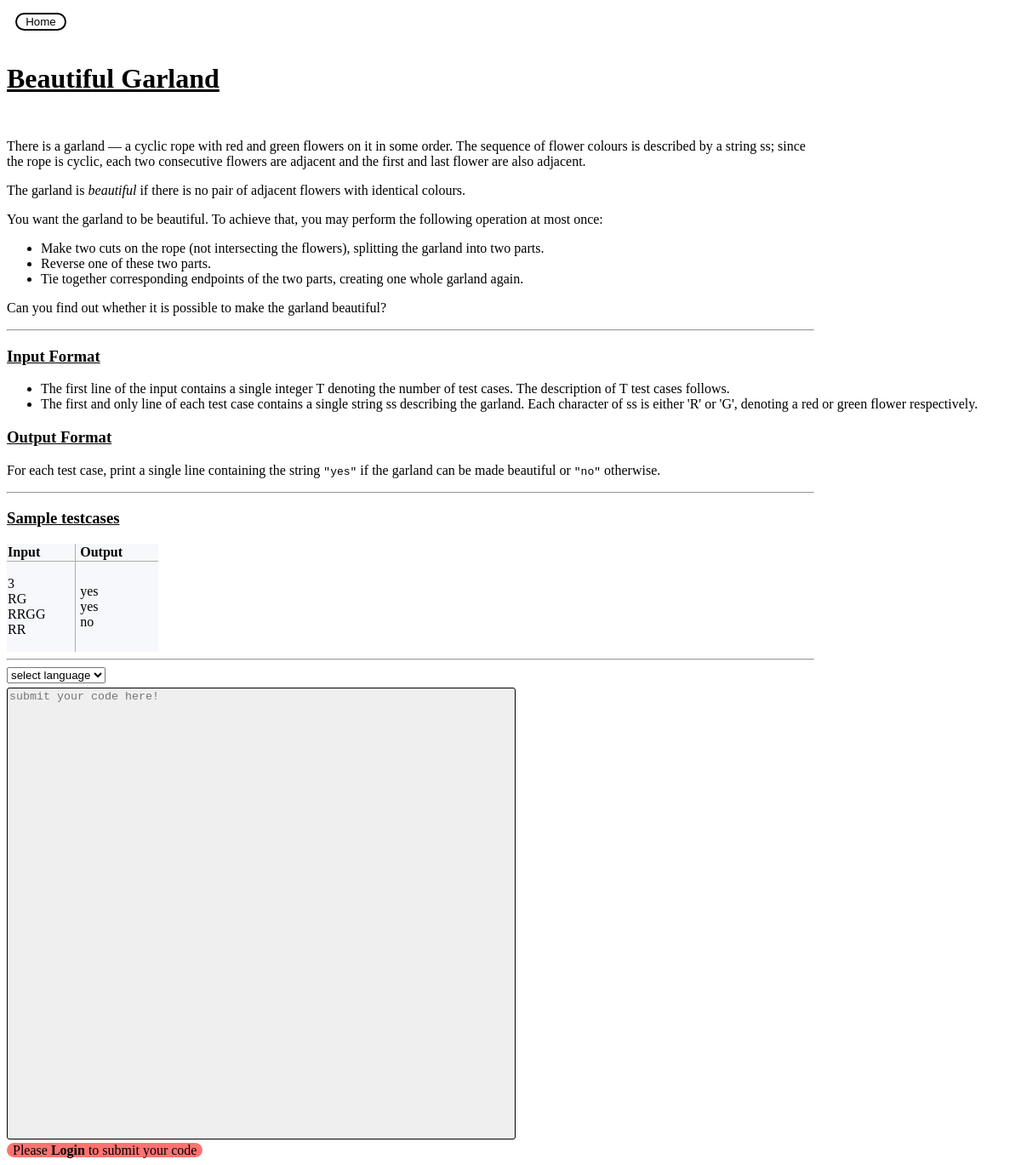
/home/problem/4, run on the app's committed database.
### homescr/models.py (models this page shows, shortened)
class Problems(models.Model):
    problem_st= RichTextField(blank=True,null=True)
    in_formate=RichTextField(blank=True,null=True)
    out_formate=RichTextField(blank=True,null=True)
    problem_nm=models.CharField(max_length=50)
    problem_code=models.CharField(max_length=3)
    problem_diff=models.CharField(max_length=6)

class Testcases(models.Model):
    Problem=models.ForeignKey(Problems,on_delete=models.CASCADE)
    problem_input=models.TextField(max_length=1000)
    problem_output=models.TextField(max_length=1000)

### problempg/views.py (the view)
# urls.py: path('problem/<int:problem_id>', views.problem_page,name='problem_page'),
def problem_page(request,problem_id):
    problem_detail=Problems.objects.get(id=problem_id)
    problem_testcase=Testcases.objects.get(id=problem_id)
    context={'problem_detail':problem_detail, 'problem_testcase':problem_testcase}
    return render(request,'problempg/problem_page.html',context)

### template/problempg/problem_page.html (shortened to what this page needs)
<!DOCTYPE html>
<html lang="en">
<head>
    {% load static %}
    <link rel="stylesheet" href="{% static 'problem_page.css' %}">
</head>
<body>
    <header>
        <span id="home_span">
        <a href="{% url 'index' %}">
            <button id="home">
                Home
            </button>
        </a>
        </span>
        <h1 id="problem_nm">{{problem_detail.problem_nm}}</h1>
    </header>
    <main>
                <div>
                    <p style="white-space: pre-line;">{{problem_detail.problem_st | safe}}</p>
                </div>
                <hr>
                <div>
                    <h3>Input Format</h3>
                    <p style="white-space: pre-line;">{{problem_detail.in_formate | safe}}</p>
                    <h3>Output Format</h3>
                    <p style="white-space: pre-line;">{{problem_detail.out_formate | safe}}</p>
                </div>
                <hr>
                <h3>Sample testcases</h3>
                <div>
                    <table>
                        <tr>
                            <th class="input">Input</th>
                            <th class="output">Output</th>
                        </tr>
                        <tr>
                            <td class="input"><p style="white-space: pre;">{{problem_testcase.problem_input}}</p></td>
                            <td class="output"><p style="white-space: pre;">{{problem_testcase.problem_output}}</p></td>
                        </tr>
                    </table>
                </div>
                <hr>
    </main>
    <footer>
        {% block content %}
        <form method="post" action="{% url 'leaderboard' problem_detail.id %} " enctype="multipart/form-data">
        <div id="language_list">
        <select name="language">
          <option value="select language">select language</option>
        </select>
        </div>
        <div>
            <textarea id="usercode" name="user_problem_code" placeholder="submit your code here!" rows="35" spellcheck="false"></textarea>
        </div>
        {% if request.user.is_authenticated %}
        <div>
            <input type="file" name="codefile"><button id="submit" type="submit" name="submit">Submit</button>
            {% if invalid_file != '' %}
            <p id="invalid_file">{{invalid_file}}</p>
            {% endif %}
            <p><strong>NOTE: </strong>The file should be a .py, .cpp or .c file</p>
        </div>
        {% else %}
        <span style="background-color: rgb(255, 114, 114);border-radius:20px;padding: 0px 7px 0px 7px;">Please <strong>Login</strong> to submit your code</span>
        {% endif %}
        </form>
        {% endblock %}
    </footer>
</body>
</html>

### static/problem_page.css (style rules this page uses)
#problem_nm { padding-top: 10px; padding-bottom: 30px; text-decoration: underline; }
div { overflow-wrap: break-word }
p { text-align:left; padding: 0% 20% 0% 0%; }
h3 { text-decoration: underline; }
hr { margin-left: 0%; width: 80%; }
#usercode { resize: none; border-radius: 3px; background-color: rgb(239, 239, 239); border: 1px solid black; color: black; width: 50%; }
#home_span { padding: 0px 0px 0px 10px; }
#home { border: 0; background: none; margin: 7px auto; text-align: center; border: 2px solid black; outline: none; width: 60px; color: black; border-radius: 24px; }
#language_list { padding-bottom: 5px; }
table { width: 15%; border-collapse: collapse; background-color: #F7F8FC; border-radius: 1px; }
th { text-align: left; border-bottom: 0.5px solid rgb(173, 172, 172); }
.input { border-right: 0.5px solid rgb(173, 172, 172); }
.output { padding-left: 5px; }

### data on the page
Problems: problem_nm "Beautiful Garland", problem_st "There is a garland — a cyclic rope with red and green flowers on it in some order. The sequence of flower colours is described by a string ss; since the rope is cyclic, each two consecutive flowers are adjacent and the first and last flower are also adjacent. The garland is beautiful if there is no pair of adjacent flowers with identical colours. You want the garland to be beautiful. To achieve that, you may perform the following operation at most once: Make two cuts on the rope (not intersecting the flowers), splitting the garland into two parts. Reverse one of these two parts. Tie together corresponding endpoints of the two parts, creating one whole garland again. Can you find out whether…", in_formate "The first line of the input contains a single integer T denoting the number of test cases. The description of T test cases follows. The first and only line of each test case contains a single string ss describing the garland. Each character of ss is either 'R' or 'G', denoting a red or green flower respectively.", out_formate "For each test case, print a single line containing the string \"yes\" if the garland can be made beautiful or \"no\" otherwise."
Testcases: problem_input "3 RG RRGG RR", problem_output "yes yes no"
